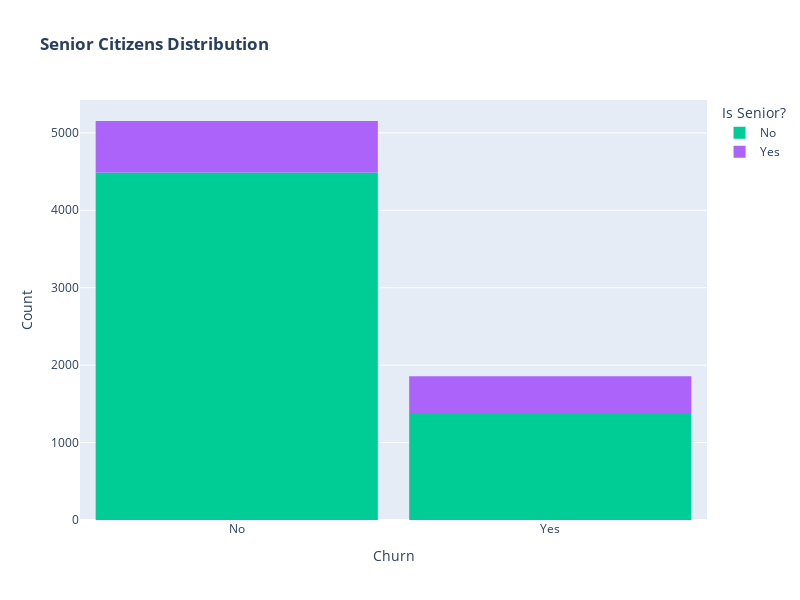

The notebook cell this image was saved under:
### Markdown cell above
### <span style='color:navy'> Customers without Partners are more likely to churn <span>

### Code cell
fig = px.histogram(customer, x="Churn", color="SeniorCitizen",
                   title="<b>Senior Citizens Distribution" , color_discrete_map={"Yes": "#1BECF", "No": "#FF99"}
                  , labels={0: "No", 1: "Yes"})
fig.update_layout(width=800, height=600, bargap=0.1,
                  xaxis_title="Churn",yaxis_title="Count",legend_title="Is Senior?")

labels = {'0': "No", '1': "Yes"}
fig.for_each_trace(lambda t: t.update(name = labels[t.name],
                                      legendgroup = labels[t.name],
                                      hovertemplate = t.hovertemplate.replace(t.name, labels[t.name])
                                     )
                  )

fig.show()

### Figure 1 — Plotly figure (JSON) as saved in the notebook; plotly's stock layout.template omitted (floating-point values rounded to 4 significant figures; data arrays with more than 128 entries replaced by an {"elided": "..."} marker saying what was removed)
{"data": [{"alignmentgroup": "True", "bingroup": "x", "hovertemplate": "SeniorCitizen=No<br>Churn=%{x}<br>count=%{y}<extra></extra>", "legendgroup": "No", "marker": {"color": "#00cc96", "pattern": {"shape": ""}}, "name": "No", "offsetgroup": "0", "orientation": "v", "showlegend": true, "type": "histogram", "x": {"elided": "5869 str values"}, "xaxis": "x", "yaxis": "y"}, {"alignmentgroup": "True", "bingroup": "x", "hovertemplate": "SeniorCitizen=Yes<br>Churn=%{x}<br>count=%{y}<extra></extra>", "legendgroup": "Yes", "marker": {"color": "#ab63fa", "pattern": {"shape": ""}}, "name": "Yes", "offsetgroup": "1", "orientation": "v", "showlegend": true, "type": "histogram", "x": {"elided": "1141 str values"}, "xaxis": "x", "yaxis": "y"}], "layout": {"bargap": 0.1, "barmode": "relative", "height": 600, "legend": {"title": {"text": "Is Senior?"}, "tracegroupgap": 0}, "title": {"text": "<b>Senior Citizens Distribution"}, "width": 800, "xaxis": {"anchor": "y", "domain": [0, 1], "title": {"text": "Churn"}}, "yaxis": {"anchor": "x", "domain": [0, 1], "title": {"text": "Count"}}}}
